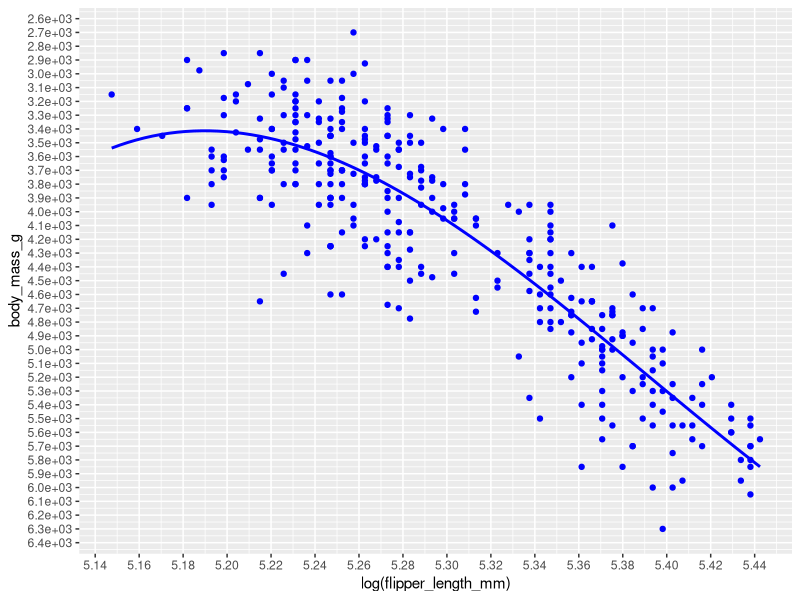

This figure's R source:
## ---- chunk 1
knitr::opts_chunk$set(echo = TRUE)
## ---- chunk 2
# Installs and loads the required packages for this project

# Vector of the packages used
packages <- c("palmerpenguins", "tidyverse")

# Installs only the packages which are not already downloaded
install.packages(setdiff(packages, rownames(installed.packages())), dependencies = TRUE)
# Library all of the packages required
lapply(packages, library, character.only=TRUE)
## ---- chunk 3
ggplot(
  penguins,
  aes(log(flipper_length_mm), body_mass_g),
  ) + geom_point(
  color = "blue"
) +geom_smooth(
  color = "blue",
  se = FALSE,
  method = lm,
  formula = y ~ poly(x, 3)
)+ scale_y_reverse(
  labels = scales::scientific,
  n.breaks = 30
) + scale_x_continuous(
  n.breaks = 21
)
## ---- chunk 4

# Make sure your code prints. 

## ---- chunk 5

# Make sure your code prints. 

## ---- chunk 6

# Make sure your code prints. 

